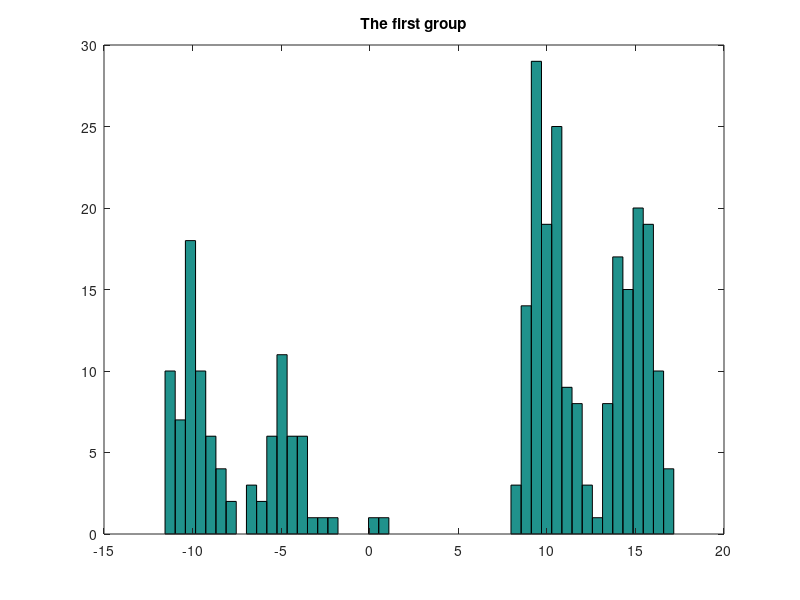
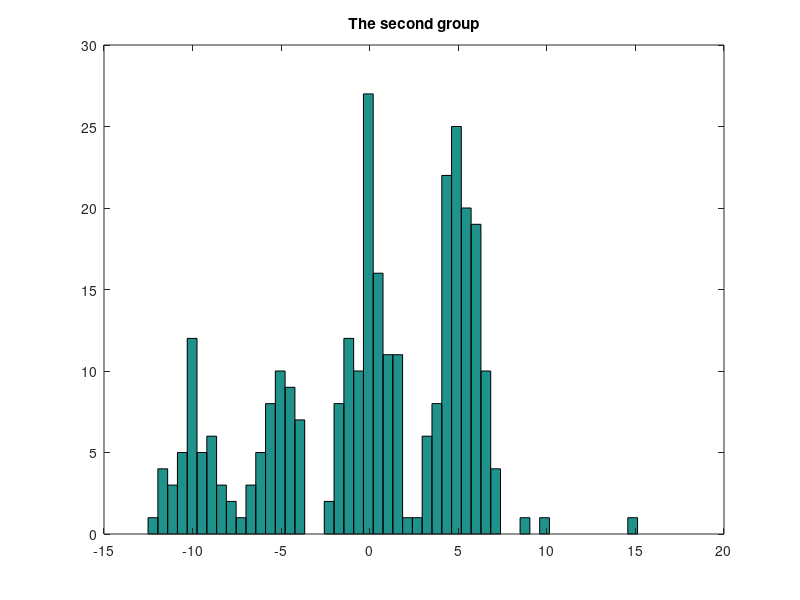

MATLAB code to generate these figures, in order:
%% data generation process
%
%     mu_0 = 1/2 N(0,1) + 1/2 N(5,1)
%     mu_1 = 1/2 N(-5,1) + 1/2 N(-10,1)
%     mu_2 = 1/2 N(10,1) + 1/2 N(15,1)
% 
%     p_1 = 0.01 * mu_0 + 0.3 * mu_1 + 0.69 * mu_2
%     p_2 = 0.69 * mu_0 + 0.3 * mu_1 + 0.01 * mu_2

function data = data_generate()

data = zeros(2, 300);
for i = 1:300
    u = rand(1);
    if u < 0.01
        u1 = rand(1);
        if u1 < 0.5
            data(1,i) = randn(1);
        else
            data(1,i) = randn(1) + 5;
        end
    elseif u < 0.31
        u1 = rand(1);
        if u1 < 0.5
            data(1,i) = randn(1) - 5;
        else
            data(1,i) = randn(1) -10;
        end
    else
        u1 = rand(1);
        if u1 < 0.5
            data(1,i) = randn(1) + 10;
        else
            data(1,i) = randn(1) + 15;
        end
    end   
end

for i = 1:300
    u = rand(1);
    if u < 0.69
        u1 = rand(1);
        if u1 < 0.5
            data(2,i) = randn(1);
        else
            data(2,i) = randn(1) + 5;
        end
    elseif u < 0.99
        u1 = rand(1);
        if u1 < 0.5
            data(2,i) = randn(1) - 5;
        else
            data(2,i) = randn(1) -10;
        end
    else
        u1 = rand(1);
        if u1 < 0.5
            data(2,i) = randn(1) + 10;
        else
            data(2,i) = randn(1) + 15;
        end
    end   
end

figure(1)
hist(data(1,:), 50)
title('The first group')

figure(2)
hist(data(2,:), 50)
title('The second group')
end
            

